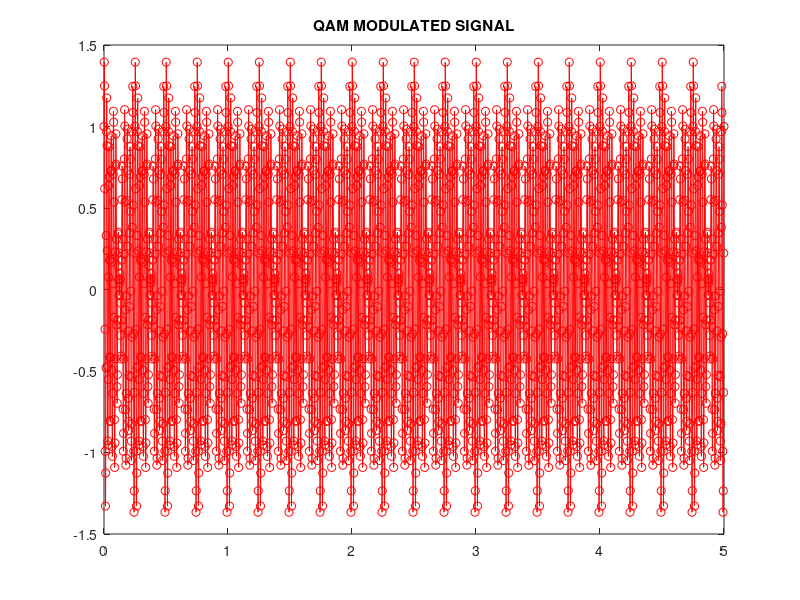
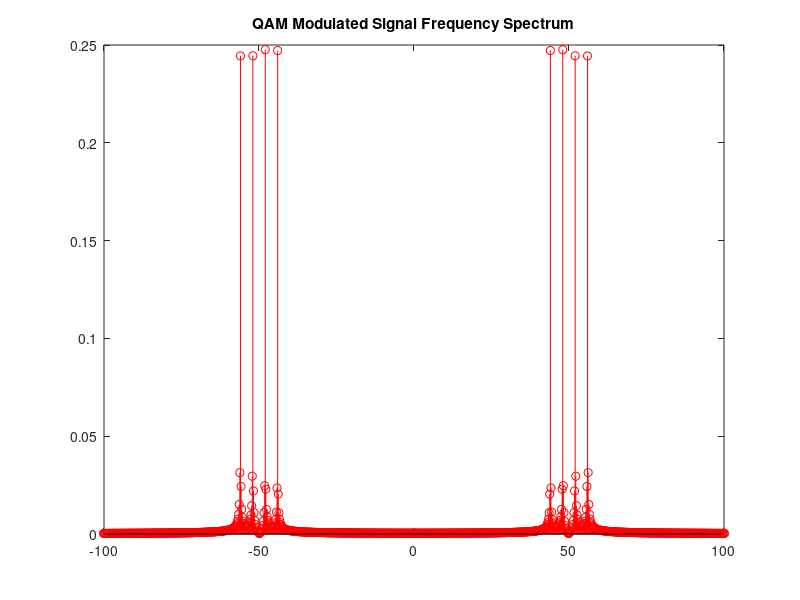
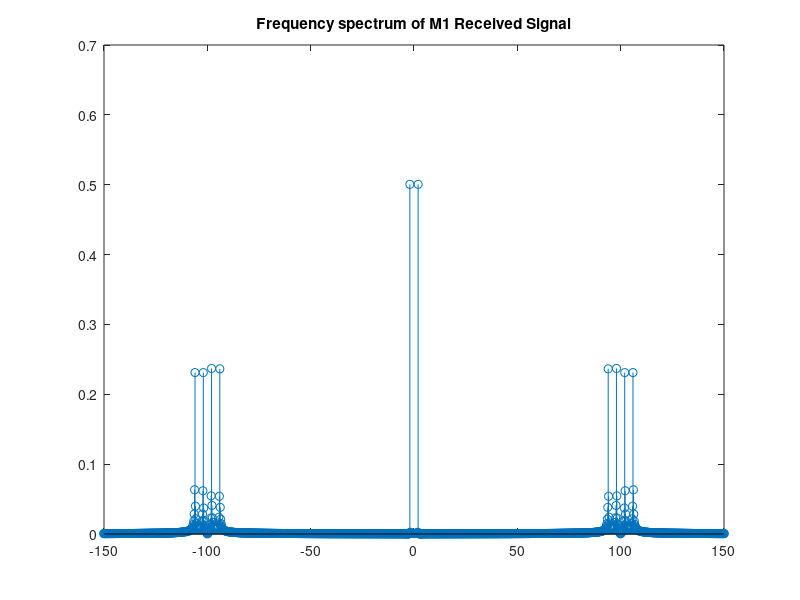
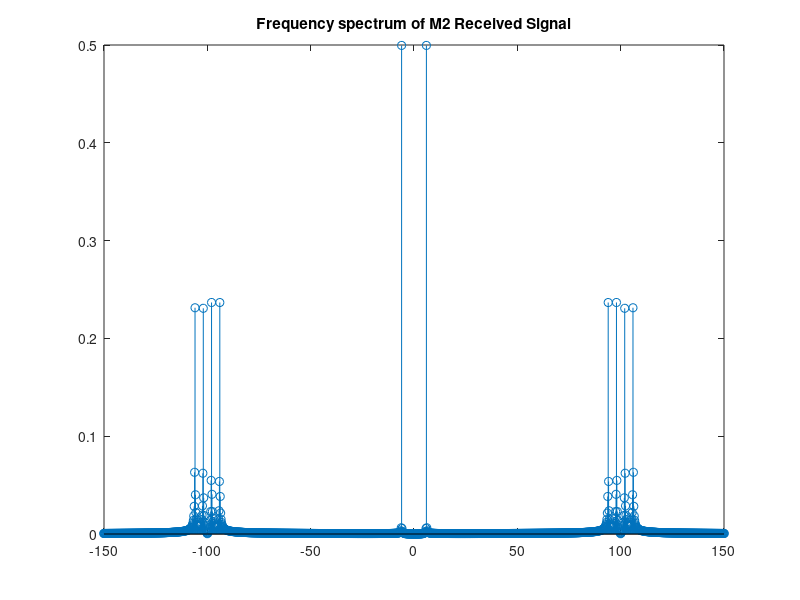

Recreate these plots in MATLAB, in order. (Note: this script raises an error after producing the figures.)
clc; close all; clear all;

%Sampling frequency
fs = 500;

fm = 2;

fc = 50;

t = 0 : 1/fs :5; 

m1 = cos(2*pi*fm*t);
m2 = cos(6*pi*fm*t);

s = cos(2*pi*fc*t).*m1 + sin(2*pi*fc*t).*m2

figure(1)
plot(t,s,'r-o')
title("QAM MODULATED SIGNAL")

figure(2)
ns = length(s);
fre_s = fftshift(fft(s,ns));
f_s = (-(ns-1)/2:(ns-1)/2)*(fs/ns);
stem(f_s,abs(fre_s)/ns,"r-o");
xlim([-100 100])
title("QAM Modulated Signal Frequency Spectrum");

m1received = s .*cos(2*pi*fc*t)*2;
m2received = s .*sin(2*pi*fc*t)*2;

figure(4);
ns = length(s);
fre_s = fftshift(fft(m1received,ns));
f_s = (-(ns-1)/2:(ns-1)/2)*(fs/ns);
stem(f_s,abs(fre_s)/ns);
xlim([-150 150]),
title("Frequency spectrum of M1 Received Signal")

figure(5);
ns = length(s);
fre_s = fftshift(fft(m2received,ns));
f_s = (-(ns-1)/2:(ns-1)/2)*(fs/ns);
stem(f_s,abs(fre_s)/ns);
xlim([-150 150]),
title("Frequency spectrum of M2 Received Signal")


fcutoff = 30;
lpf = designfilt('lowpassfir','PassbandFrequency',fcutoff,'StopbandFrequency',fcutoff+20,...
    'SampleRate',fs);
fvtool(lpf);


m1recovered = filter(lpf,m1received);

figure(6)
fre_s = fftshift(fft(m1recovered,ns));
f_s = (-(ns-1)/2:(ns-1)/2)*(fs/ns);
stem(f_s,abs(fre_s)/ns,"b-o");
title("M1 Recovered Signal")

m2recovered = filter(lpf,m2received);

figure(7)
fre_s = fftshift(fft(m2recovered,ns));
f_s = (-(ns-1)/2:(ns-1)/2)*(fs/ns);
stem(f_s,abs(fre_s)/ns,"b-o");
title("M2 Recovered Signal")


figure(8)
fre_s = fftshift(fft(m2,ns));
f_s = (-(ns-1)/2:(ns-1)/2)*(fs/ns);
stem(f_s,abs(fre_s)/ns,"r-o");
title("M2 Original Signal")


figure(9)
fre_s = fftshift(fft(m1,ns));
f_s = (-(ns-1)/2:(ns-1)/2)*(fs/ns);
stem(f_s,abs(fre_s)/ns,"r-o");
title("M1 Original Signal")

